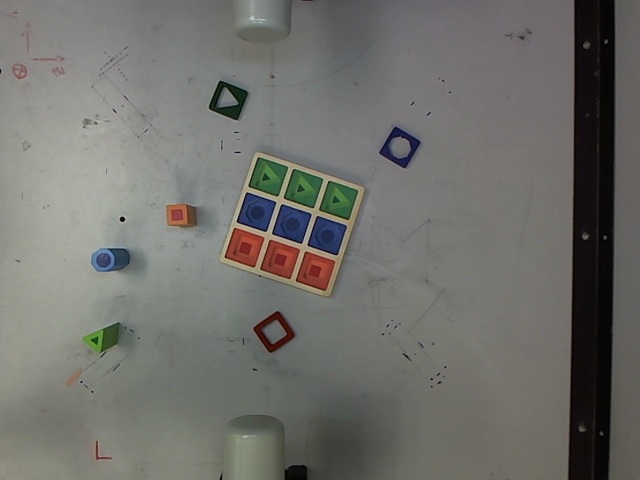
//> input picture sample-imgs/basic_img.png, 640 x 480 px
$ ./threshold sample-imgs/basic_img.png   (built with g++ and OpenCV 4)
//> lines starting //> are read from the running program, lines starting //| are printed output that depends on the picture
#include "opencv2/imgproc/imgproc.hpp"
#include "opencv2/highgui/highgui.hpp"
#include <stdlib.h>
#include <stdio.h>

using namespace cv;

/// Global variables

int count = 1;
int threshold_value = 0;
int threshold_type = 3;;
int const max_value = 255;
int const max_type = 4;
int const max_BINARY_value = 255;

Mat src, src_gray, dst;
char* window_name = "Threshold Demo";

char* trackbar_type = "Type: \n 0: Binary \n 1: Binary Inverted \n 2: Truncate \n 3: To Zero \n 4: To Zero Inverted";
char* trackbar_value = "Value";

/// Function headers
void Threshold_Demo( int, void* );

/**
 * @function main
 */
int main( int argc, char** argv )
{
  /// Load an image
  src = imread( argv[1], 1 );
//> src is the input picture: 480 rows x 640 cols, CV_8UC3; mean B, G, R 107.6, 111.8, 112.2

  /// Convert the image to Gray
  cvtColor( src, src_gray, CV_RGB2GRAY );
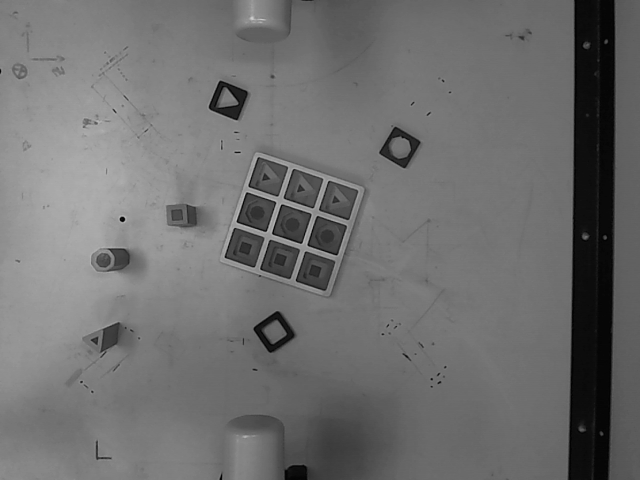
//> src_gray: 480 rows x 640 cols, CV_8UC1; min 1, max 204, mean 110.6

  /// Create a window to display results
  namedWindow( window_name, CV_WINDOW_AUTOSIZE );

  /// Create Trackbar to choose type of Threshold
  createTrackbar( trackbar_type,
                  window_name, &threshold_type,
                  max_type, Threshold_Demo );

  createTrackbar( trackbar_value,
                  window_name, &threshold_value,
                  max_value, Threshold_Demo );
//> slider 'Value' is set to 85

  /// Call the function to initialize
  Threshold_Demo( 0, 0 );
//> in Threshold_Demo, `threshold( src_gray, dst, threshold_value, max_BINARY_value,threshold_..`:
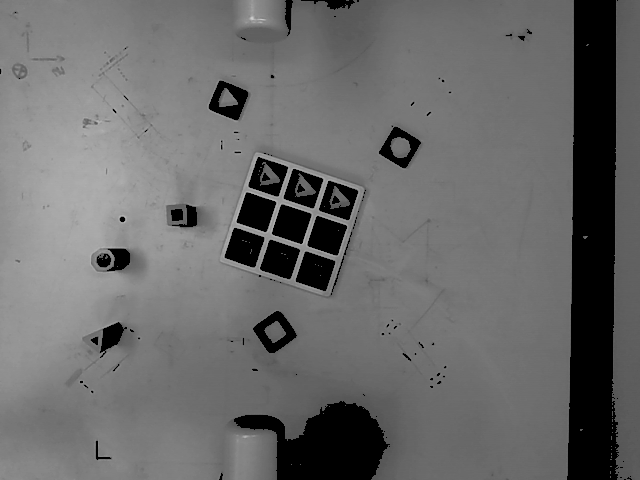
//> dst: 480 rows x 640 cols, CV_8UC1; min 0, max 204, mean 105.4

  /// Wait until user finishes program
  while(true)
  {
    int c;
    c = waitKey( 20 );
//> the Esc key is pressed
    if( (char)c == 27 )
      { break; }
    else if ( (char) c == 83 || (char)c == 115 )
    {
        char filename[50];
        int n = sprintf(filename, "threshold_output/threshold-img-%d.png", count );
        count++;
        imwrite(filename, dst);
    }
   }

}


/**
 * @function Threshold_Demo
 */
void Threshold_Demo( int, void* )
{
  /* 0: Binary
     1: Binary Inverted
     2: Threshold Truncated
     3: Threshold to Zero
     4: Threshold to Zero Inverted
   */

  threshold( src_gray, dst, threshold_value, max_BINARY_value,threshold_type );

  imshow( window_name, dst );
}

$ run again, on sample-imgs/test-img1.png
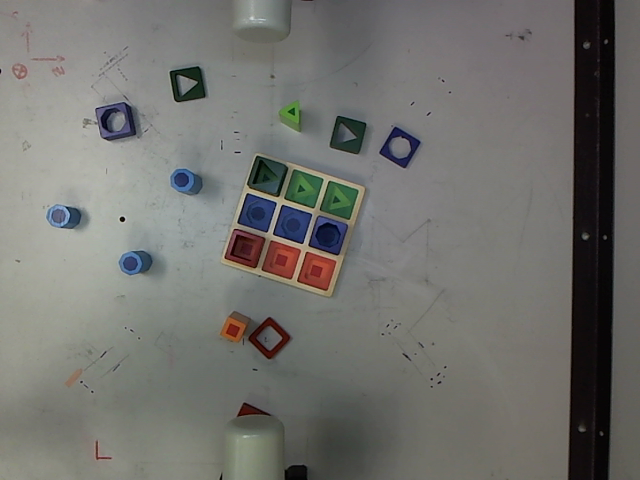
//> input picture sample-imgs/test-img1.png, 640 x 480 px
//> src is the input picture: 480 rows x 640 cols, CV_8UC3; mean B, G, R 109.6, 113.5, 113.6
//> `cvtColor( src, src_gray, CV_RGB2GRAY );`:
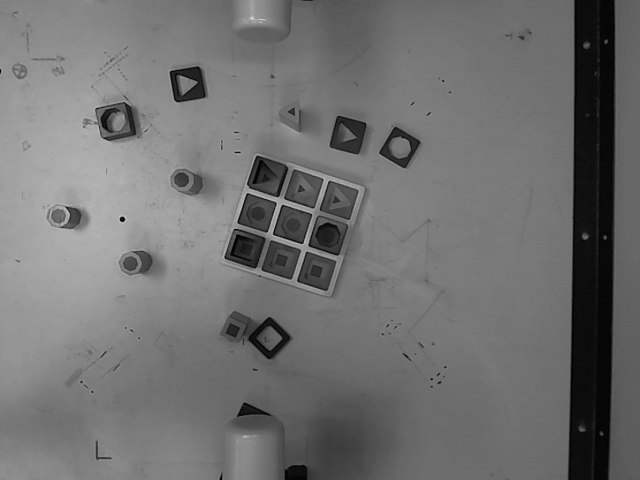
//> src_gray: 480 rows x 640 cols, CV_8UC1; min 1, max 210, mean 112.4
//> in Threshold_Demo, `threshold( src_gray, dst, threshold_value, max_BINARY_value,threshold_..`:
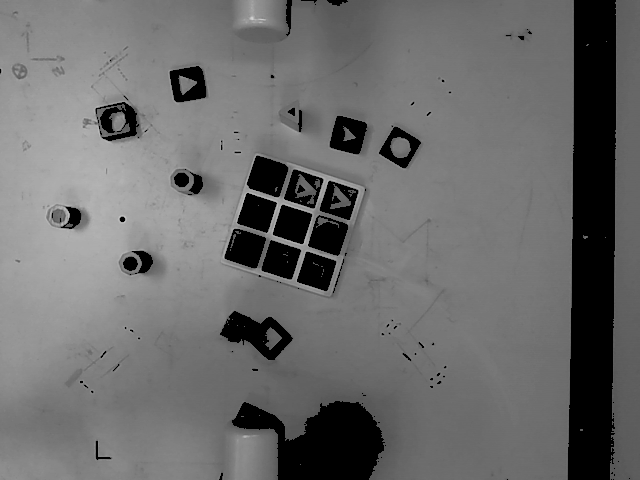
//> dst: 480 rows x 640 cols, CV_8UC1; min 0, max 210, mean 107
